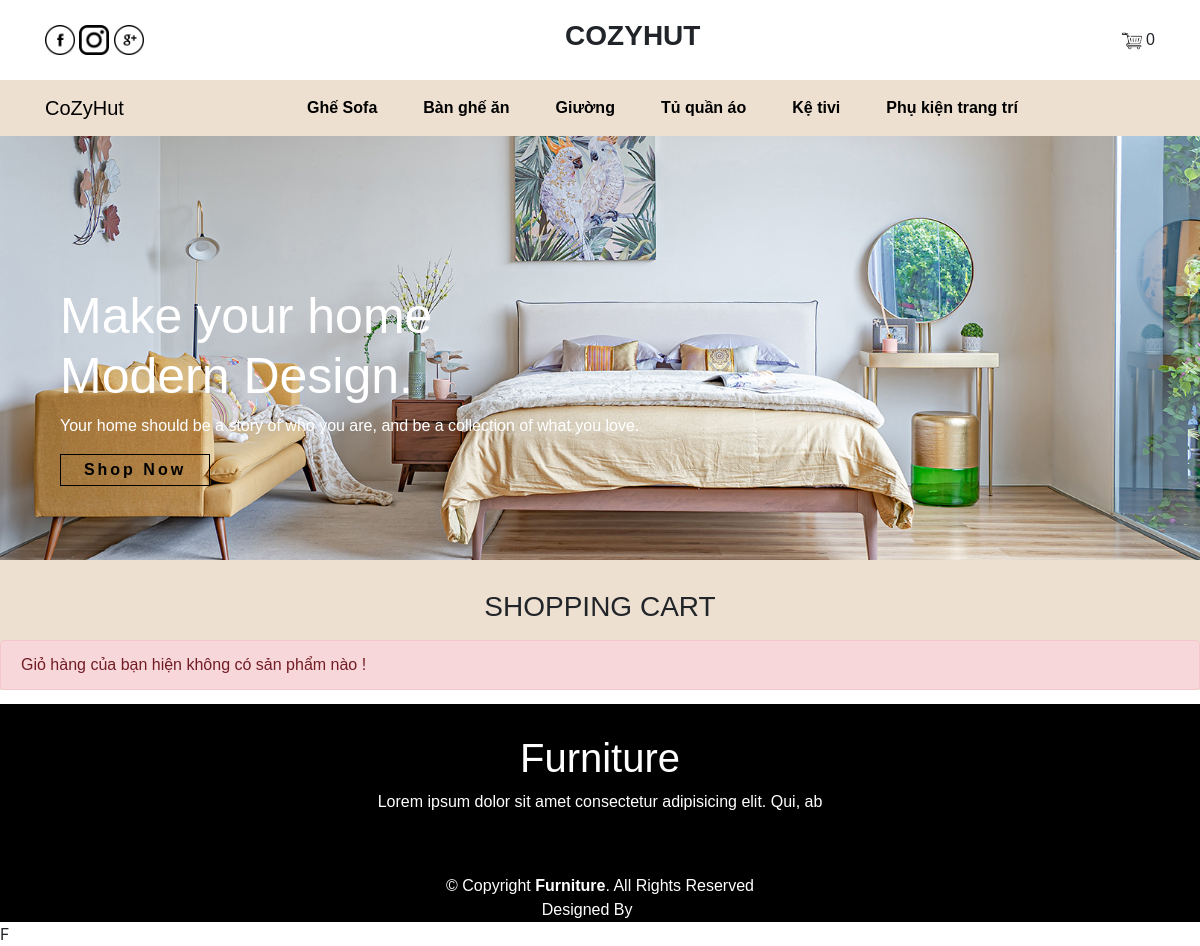
/?redirect=cart, run on the app's committed database.
### tables this page shows
CREATE TABLE `category` (
  `id_cat` int(11) NOT NULL,
  `cat_name` varchar(255) NOT NULL
);

### index.php (called while the page is built, shortened)
<?php
require_once('Controller/main_controller.php');
?>

### Model/Client/Cart/cart_model.php (called while the page is built, shortened)
<?php
function view_cart() {
    $arr = array();
    $temp = array();
    include_once('Config/connect.php');
    $cate = mysqli_query($connect, "SELECT * FROM category ORDER BY id_cat ASC");
    $arr['product'] = $temp;
    $arr['category'] = $cate;
    return $arr;
}
switch($action) {
    case '': $arr = view_cart(); break;
}
?>

### Views/Client/cart.php (the view, shortened to what this page needs)
<!DOCTYPE html>
<html lang="en">
<head>
  <link rel="stylesheet" href="css/home.css">
  <link rel="stylesheet" href="css/product_details.css">
  <link rel="stylesheet" href="css/cart.css">
  <link rel="stylesheet" href="https://cdn.jsdelivr.net/npm/bootstrap@4.0.0/dist/css/bootstrap.min.css"
>
  <link href='https://unpkg.com/boxicons@2.1.4/css/boxicons.min.css' rel='stylesheet'>
</head>
<body>
  <div class="container">
    <div class="navbar-top">
      <div class="social-link">
        <a><img src="images/facebook.png" alt="" width="30px"></a>
        <a><img src="/images/insta.png" alt="" width="30px"></a>
        <a><img src="images/google-plus.png" alt="" width="30px"></a>
      </div>
      <div class="logo">
        <h3>COZYHUT</h3>
      </div>
      <div class="icons">
        <a href="?redirect=cart"><img src="images/shopping-cart.png" alt="" width="20px"></a><span class="mt-3">
          <?php
          if (isset($_SESSION["cart"])) {
            $totals = 0;
            foreach ($arr['product'] as $prd_id => $qtt) {
              $totals++;
            }
            echo $totals;
          } else {
            echo 0;
          }
          ?>
        </span>
      </div>
    </div>
  </div>
  <div class="main-content">
    <nav class="navbar navbar-expand-md" id="navbar-color">
      <div class="container">
        <a class="navbar-brand" href="index.php ">CoZyHut</a>
        <div class="collapse navbar-collapse" id="collapsibleNavbar">
          <ul class="navbar-nav">
          <?php
                        foreach ($arr['category'] as $item) {
                            ?>
                            <li class="nav-item">
                                <a class="nav-link" href="?redirect=cate&id_cat=<?= $item['cat_name'] ?>">
                                    <?= $item['cat_name'] ?>
                                </a>
                            </li>
                        <?php } ?>
          </ul>
        </div>
      </div>
    </nav>
    <div class="content">
      <h1>Make your home
        <br>Modern Design.
      </h1>
      <p>Your home should be a story of who you are, and be a collection of what you love.</p>
      <div id="btn1"><button>Shop Now</button></div>
    </div>
  </div>
  <div id="shopping">
    <h3 class="text-center" style="padding-top: 30px;">SHOPPING CART</h3>
    <section class="h-100 gradient-custom">
      <form method="post" action="?redirect=<?= $redirect ?>&action=update_cart">
        <?php
        if (isset($_SESSION['cart'])) {
          ?>
          <div class="container py-5">
            <div class="row d-flex justify-content-center my-4">
              <div class="col-lg-12">
                <?php
                  $total_price_all = 0;
                  foreach ($arr['product'] as $productID => $item) {
                    $total_price = $item['amount'] * $item["price"];
                    $total_price_all += $total_price;
                    ?>
                  <div id="card">
                    <div class="card mb-8">
                      <div class="card-body">
                        <div class="row">
                          <div class="col-lg-7 col-md-12 mb-4 mb-lg-0">
                            <div id="img_cart" class="bg-image hover-overlay hover-zoom ripple rounded"
                              data-mdb-ripple-color="light">
                              <img src="images/<?= $item['image'] ?>">
                            </div>
                          </div>
                          <div class="col-lg-2 col-md-12 mb-8 mb-lg-0">
                            <p><strong>
                                <?= $item['name'] ?>
                              </strong></p>
                            <p><strong>
                            Price:
                                <?= number_format($item['price']); ?>đ
                              </strong></p>
                          </div>
                          <div class="col-lg-2 col-md-12 mb-8 mb-lg-0">
                            <div class="d-flex mb-4" style="max-width: 300px">
                              <div class="form-outline">
                                <label class="form-label" for="form1"><strong>Số lượng:</strong></label>
                                <input type="number" id="quantity" name="qtt[<?= $productID ?>]"
                                  class="form-control form-blue quantity" value="<?= $item['amount'] ?>" min="1"
                                  max="<?= $item['quantity'] ?>">
                              </div>
                            </div>
                          </div>
                          <div class="col-lg-1 col-md-12 mb-8 mb-lg-0">
                            <div class="d-flex mb-4" style="max-width: 300px">
                              <div class="form-outline">
                                <label class="form-label" for="form1"><strong>Xoá </strong></label>
                                <div class="icons">
                                  <a href="?redirect=cart&action=del&id=<?= $productID ?>"><img src="images/bin.png" alt=""
                                      width="20px"></a>
                                </div>
                              </div>
                            </div>
                          </div>
                        </div>
                      <?php } ?>
                    </div>
                  </div>
                  <div class="card mb-4">
                    <div class="row col-md-12 mb-4">
                      <div class="cart-thumb col-lg-7 col-md-7 col-sm-12">
                        <button id="update-cart" class="btn_check" type="submit" name="sbm">Cập nhật giỏ hàng</button>
                      </div>
                      <div class="cart-total col-lg-2 col-md-2 col-sm-12"><b>Tổng cộng:</b></div>
                      <div class="cart-price col-lg-3 col-md-3 col-sm-12"><b>
                          <?= number_format($total_price_all); ?>đ
                        </b></div>
                    </div>
                  </div>
                  <div class="card mb-4">
                    <div class="card-header py-3">
                      <h5 class="mb-0">Thông tin khách hàng:</h5>
                    </div>
                    <div class="card-body">
                      <form id="buy-now" method="post" action="?redirect=cart&action=checkaccess">
                        <div class="row">
                          <div id="customer-name" class="col-lg-12 col-md-12 col-sm-12">
                            <input placeholder="Họ và tên (bắt buộc)" type="text" name="fullname" class="form-control"
                              required>
                          </div>
                          <div id="customer-phone" class="col-lg-5 col-md-12 col-sm-12">
                            <input placeholder="Số điện thoại (bắt buộc)" type="text" name="phone" class="form-control"
                              required>
                          </div>
                          <div id="customer-mail" class="col-lg-7 col-md-12 col-sm-12">
                            <input placeholder="Email (bắt buộc)" type="text" name="email" class="form-control" required>
                          </div>
                          <div id="customer-add" class="col-lg-12 col-md-12 col-sm-12">
                            <input placeholder="Địa chỉ nhà riêng hoặc cơ quan (bắt buộc)" type="text" name="address"
                              class="form-control" required>
                          </div>
                        </div>
                      </form>
                      <div class="card-body">
                        <button type="button" class="btn_check">
                          <a href="?redirect=success&id=<?= $productID ?>" onClick="buyNow()">
                            <b>Thanh Toán </b>
                          </a>
                        </button>
                      </div>
                    </div>
                  </div>
                </div>
                <?php
        } else {
          echo '<div class="alert alert-danger mt-3">Giỏ hàng của bạn hiện không có sản phẩm nào !</div>';
        } ?>
            </div>
  <footer id="footer">
    <h1 class="text-center">Furniture</h1>
    <p class="text-center">Lorem ipsum dolor sit amet consectetur adipisicing elit. Qui, ab</p>
    <div class="icons text-center">
    </div>
    <div class="copyright text-center">
      &copy; Copyright <strong><span>Furniture</span></strong>. All Rights Reserved
    </div>
    <div class="credite text-center">
      Designed By <a href="#">SA</a>
    </div>
  </footer>
</body>
</html>F

### css/home.css (style rules this page uses)
* { margin: 0; padding: 0; font-family: Helvetica, Arial, sans-serif; }
a { color: #000000 !important; text-decoration: none; background-color: transparent; }
.navbar-top { width: 100%; height: 10vh; display: flex; align-items: center; text-align: center; justify-content: space-between; }
.logo h3 { font-weight: bold; }
.main-content { width: 100%; height: 60vh; background-image: url(../images/background__main.jpg); background-size: cover; background-position: 70%; }
.main-content h1 { margin-top: 20px; }
#navbar-color { background-color: rgba(238, 224, 208); }
.navbar-nav { margin: auto; }
.nav-link { margin-left: 30px; font-weight: bold; color: rgb(0, 0, 0); transition: 0.5s ease; cursor: pointer; }
.content { color: rgb(255, 255, 255); margin-top: 150px; margin-left: 60px; }
.content h1 { font-size: 50px; }
#btn1 button { width: 150px; height: 32px; background: transparent; border: 1px solid rgb(0, 0, 0); letter-spacing: 3px; font-weight: bold; transition: 0.5s ease; cursor: pointer; }
#footer { width: 100%; background-color: black; margin-top: 100px; }
#footer h1 { color: white; padding-top: 30px; }
#footer p { color: white; }
.copyright { color: white; margin-top: 20px; }
.credite { color: white; }

### css/cart.css (style rules this page uses)
.content { color: rgb(255, 255, 255); margin-top: 150px; margin-left: 60px; }
.content h1 { font-size: 50px; }
#btn1 button { width: 150px; height: 32px; background: transparent; border: 1px solid rgb(0, 0, 0); letter-spacing: 3px; font-weight: bold; transition: 0.5s ease; cursor: pointer; }
#shopping { background: rgba(238, 224, 208); }
#footer { width: 100%; background-color: black; margin-top: -2px; }
#footer h1 { color: white; padding-top: 30px; }
#footer p { color: white; }
.copyright { color: white; margin-top: 20px; }
.credite { color: white; }

### data on the page
category: cat_name "Ghế Sofa"
category: cat_name "Bàn ghế ăn"
category: cat_name "Giường"
category: cat_name "Tủ quần áo"
category: cat_name "Kệ tivi"
category: cat_name "Phụ kiện trang trí"
